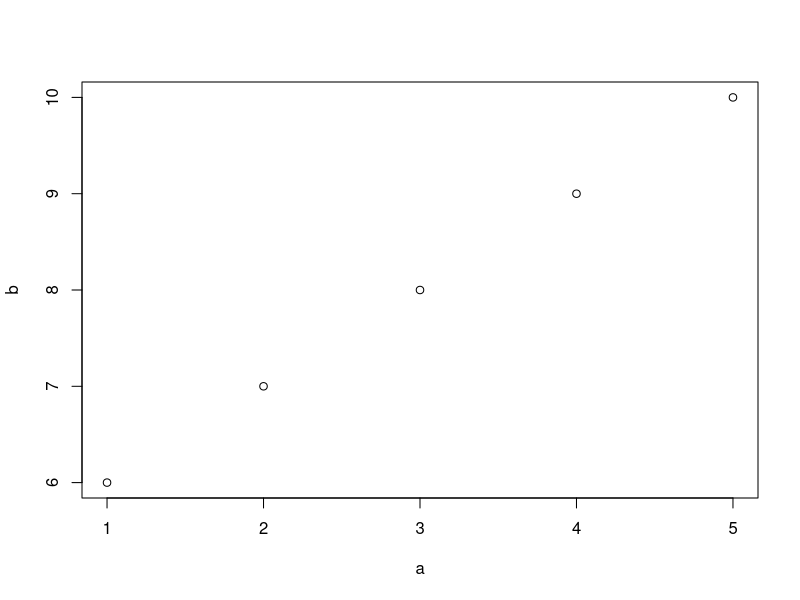

This figure's R source:
a <- c(1,2,3,4,5)
b <- c(6,7,8,9,10)
c <- c(11,12,13,14,15)
m <- cbind(a,b,c)
print("matrix 3x5")
print(m)
plot(m)
